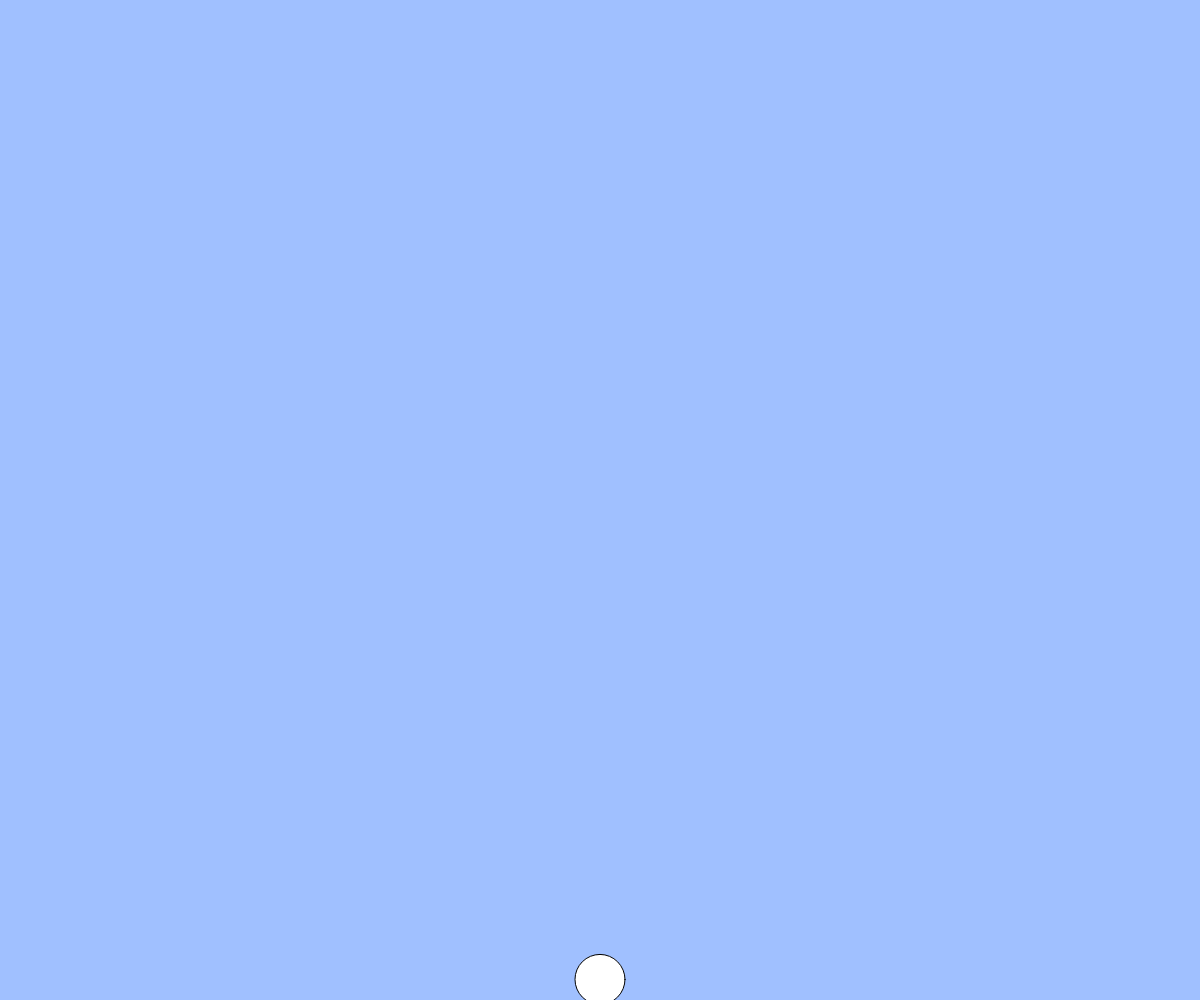
Frame 1 (no input)
Frame 60 (no input): identical to frame 1, image omitted
Frame 120 (the mouse pressed at the canvas centre since frame 60): identical to frame 1, image omitted

The p5.js sketch that drew this single still picture (run headless with seeded random() and noise() and a simulated clock; from frame 60 on, the mouse is pressed at the canvas centre):

// p5.js sketch
// ── sketch.js
// テキスト「キーボード操作に反応する」
let x, y;

function setup(){
  createCanvas(windowWidth, windowHeight);
  x = width / 2;
  y = height / 1.021;
}

function draw(){
  background(160, 192, 255);
  ellipse(x, y, 50); //位置、直径
  if(keyIsDown(LEFT_ARROW)){ x -= 5; }
  if(keyIsDown(RIGHT_ARROW)){ x += 5; }
  //if(keyIsDown(UP_ARROW)){ y -= 5; }
  //if(keyIsDown(DOWN_ARROW)){ y += 5; }
  if(keyIsDown(LEFT_ARROW) && keyIsDown("A".charCodeAt(0))){ x-= 20; }
  if(keyIsDown(RIGHT_ARROW) && keyIsDown(" ".charCodeAt(0))){ x+= 10; }



}

// イベントハンドラを使用するパターン
// function keyPressed(){
//   if(keyCode == LEFT_ARROW){ x -= 5; }
//   else if(keyCode == RIGHT_ARROW){ x+= 5; }
//   else if(keyCode == DOWN_ARROW){ y += 5; }
//   else if(keyCode == UP_ARROW){ y -= 5; }
//   else if(key == "A"){ x += 10; }
// }

function windowResized(){
  resizeCanvas(windowWidth, windowHeight);
}
